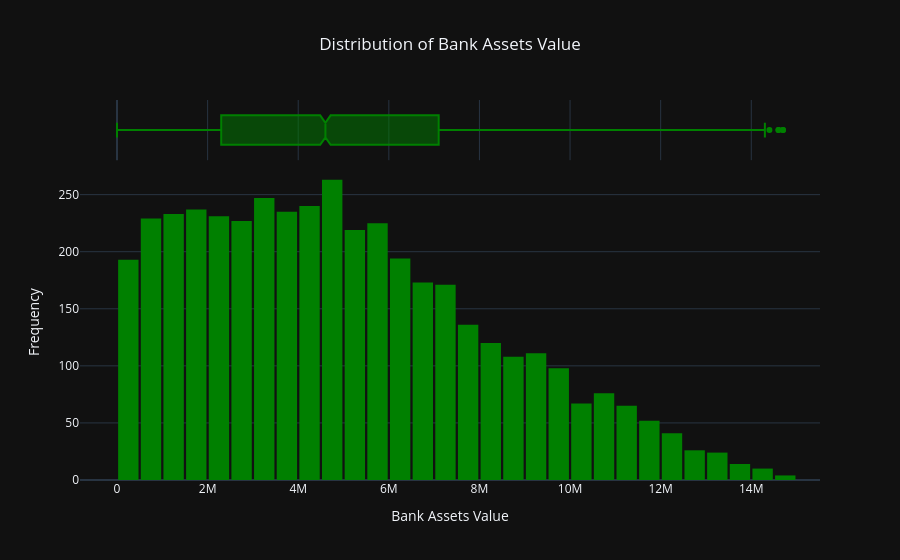

The code cell stored with this chart in its notebook:
### Code cell
fig = px.histogram(
    df, 
    x=' bank_asset_value', 
    nbins=60, 
    marginal='box',     
                        
    title='Distribution of Bank Assets Value',
    color_discrete_sequence=['green'],
    template='plotly_dark'          
)

fig.update_layout(
    xaxis_title='Bank Assets Value',
    yaxis_title='Frequency',
    bargap=0.1,             
    title_x=0.5            
)

fig.show()

### Figure 1 — Plotly figure (JSON) as saved in the notebook; plotly's stock layout.template omitted (floating-point values rounded to 4 significant figures; data arrays with more than 128 entries replaced by an {"elided": "..."} marker saying what was removed)
{"data": [{"alignmentgroup": "True", "bingroup": "x", "hovertemplate": " bank_asset_value=%{x}<br>count=%{y}<extra></extra>", "legendgroup": "", "marker": {"color": "green", "pattern": {"shape": ""}}, "name": "", "nbinsx": 60, "offsetgroup": "", "orientation": "v", "showlegend": false, "type": "histogram", "x": {"elided": "4269 int values"}, "xaxis": "x", "yaxis": "y"}, {"alignmentgroup": "True", "hovertemplate": " bank_asset_value=%{x}<extra></extra>", "legendgroup": "", "marker": {"color": "green"}, "name": "", "notched": true, "offsetgroup": "", "showlegend": false, "type": "box", "x": {"elided": "4269 int values"}, "xaxis": "x2", "yaxis": "y2"}], "layout": {"bargap": 0.1, "barmode": "relative", "legend": {"tracegroupgap": 0}, "title": {"text": "Distribution of Bank Assets Value", "x": 0.5}, "xaxis": {"anchor": "y", "domain": [0, 1], "title": {"text": "Bank Assets Value"}}, "xaxis2": {"anchor": "y2", "domain": [0, 1], "matches": "x", "showgrid": true, "showticklabels": false}, "yaxis": {"anchor": "x", "domain": [0, 0.8316], "title": {"text": "Frequency"}}, "yaxis2": {"anchor": "x2", "domain": [0.8416, 1], "matches": "y2", "showgrid": false, "showline": false, "showticklabels": false, "ticks": ""}}}
